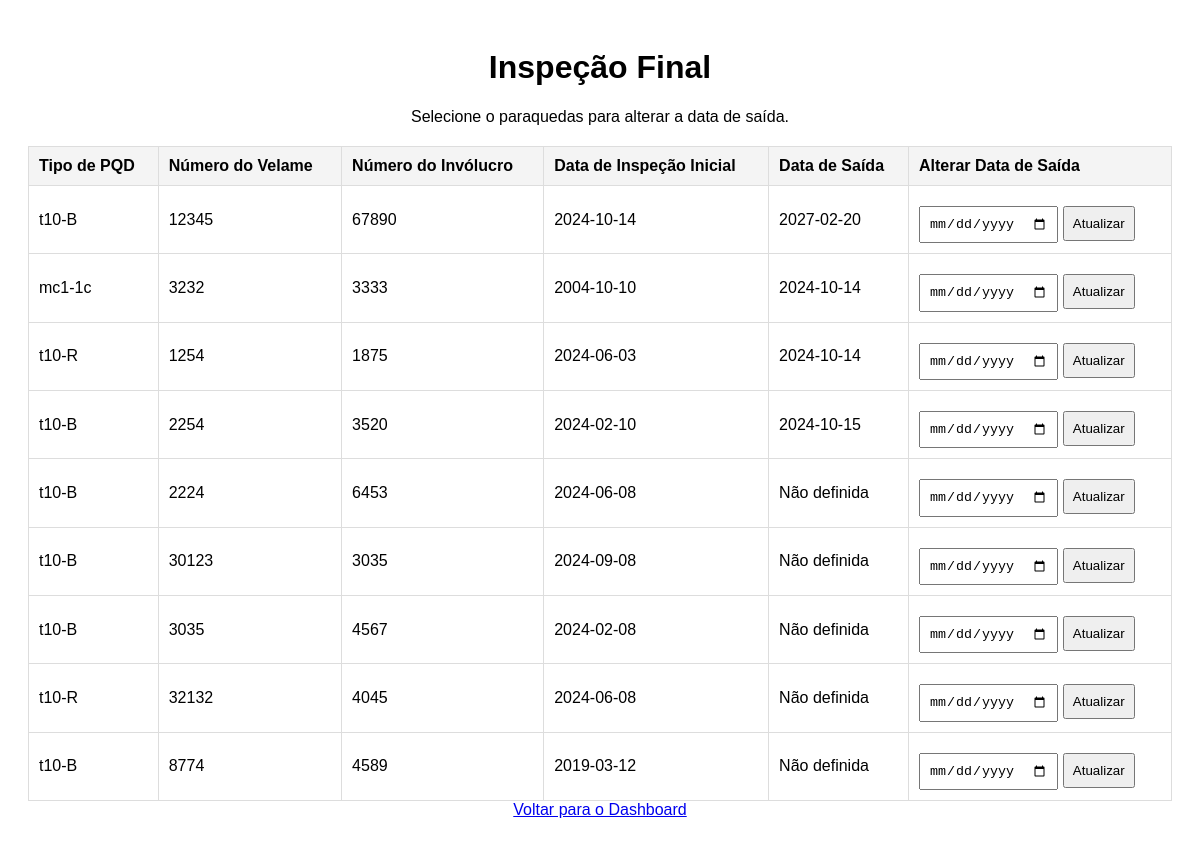
The app's page /inspecao_final.php with its own data.
### tables this page shows
CREATE TABLE IF NOT EXISTS `inspecao_inicial` (
  `id` int NOT NULL AUTO_INCREMENT,
  `tipo_pqd` varchar(255) NOT NULL,
  `numero_velame` int NOT NULL,
  `numero_involucro` int NOT NULL,
  `data_inspecao` date NOT NULL,
  `data_saida` date DEFAULT NULL,
  `inspecionado_por` varchar(255) NOT NULL,
  `observacoes` text,
  `data_fabricacao` int NOT NULL,
  `remendo` enum('sim','nao') DEFAULT NULL,
  `remendo_painel` int DEFAULT NULL,
  `remendo_secao` int DEFAULT NULL,
  `substituicao` enum('sim','nao') DEFAULT NULL,
  `substituicao_painel` int DEFAULT NULL,
  `substituicao_secao` int DEFAULT NULL,
  `recostura` enum('sim','nao') DEFAULT NULL,
  `recostura_painel` int DEFAULT NULL,
  `recostura_secao` int DEFAULT NULL,
  `troca_linha` enum('sim','nao') DEFAULT NULL,
  `troca_linha_numero` int DEFAULT NULL,
  PRIMARY KEY (`id`)
);

### inspecao_final.php (the view, shortened to what this page needs)
<?php
$host = 'localhost';
$dbname = 'login_system';
$user = 'root';
$password = '';
$conn = new mysqli($host, $user, $password, $dbname);
$sql = "SELECT id, tipo_pqd, numero_velame, numero_involucro, data_inspecao, data_saida FROM inspecao_inicial";
$result = $conn->query($sql);
?>
<!DOCTYPE html>
<html lang="pt-br">
<head>
</head>
<body>
    <h1>Inspeção Final</h1>
    <p>Selecione o paraquedas para alterar a data de saída.</p>
    <table>
        <tr>
            <th>Tipo de PQD</th>
            <th>Número do Velame</th>
            <th>Número do Invólucro</th>
            <th>Data de Inspeção Inicial</th>
            <th>Data de Saída</th>
            <th>Alterar Data de Saída</th>
        </tr>
        <?php
        if ($result->num_rows > 0) {
            while($row = $result->fetch_assoc()) {
                echo "<tr>";
                echo "<td>" . $row['tipo_pqd'] . "</td>";
                echo "<td>" . $row['numero_velame'] . "</td>";
                echo "<td>" . $row['numero_involucro'] . "</td>";
                echo "<td>" . $row['data_inspecao'] . "</td>";
                echo "<td>" . ($row['data_saida'] ? $row['data_saida'] : "Não definida") . "</td>";
                echo "<td>
                        <form action='update_saida.php' method='post'>
                            <input type='hidden' name='id' value='" . $row['id'] . "'>
                            <input type='date' name='data_saida' required>
                            <input type='submit' value='Atualizar'>
                        </form>
                      </td>";
                echo "</tr>";
            }
        } else {
            echo "<tr><td colspan='6'>Nenhum paraquedas encontrado.</td></tr>";
        }
        ?>
    </table>
    <a href="dashboard.php" class="button">Voltar para o Dashboard</a>
</body>
</html>

### inspecao_final.php (style rules this page uses)
body { font-family: Arial, sans-serif; text-align: center; padding: 20px; }
table { width: 100%; margin-top: 20px; border-collapse: collapse; }
th, td { padding: 10px; border: 1px solid #ddd; text-align: left; }
th { background-color: #f4f4f4; }
input[type="date"], input[type="submit"] { padding: 8px; margin-top: 10px; }

### records on screen
inspecao_inicial: tipo_pqd "t10-B", numero_velame "12345", numero_involucro "67890", data_inspecao "2024-10-14", data_saida "2027-02-20"
inspecao_inicial: tipo_pqd "mc1-1c", numero_velame "3232", numero_involucro "3333", data_inspecao "2004-10-10", data_saida "2024-10-14"
inspecao_inicial: tipo_pqd "t10-R", numero_velame "1254", numero_involucro "1875", data_inspecao "2024-06-03", data_saida "2024-10-14"
inspecao_inicial: tipo_pqd "t10-B", numero_velame "2254", numero_involucro "3520", data_inspecao "2024-02-10", data_saida "2024-10-15"
inspecao_inicial: tipo_pqd "t10-B", numero_velame "2224", numero_involucro "6453", data_inspecao "2024-06-08", shows "Não definida"
inspecao_inicial: tipo_pqd "t10-B", numero_velame "30123", numero_involucro "3035", data_inspecao "2024-09-08", shows "Não definida"
inspecao_inicial: tipo_pqd "t10-B", numero_velame "3035", numero_involucro "4567", data_inspecao "2024-02-08", shows "Não definida"
inspecao_inicial: tipo_pqd "t10-R", numero_velame "32132", numero_involucro "4045", data_inspecao "2024-06-08", shows "Não definida"
inspecao_inicial: tipo_pqd "t10-B", numero_velame "8774", numero_involucro "4589", data_inspecao "2019-03-12", shows "Não definida"
